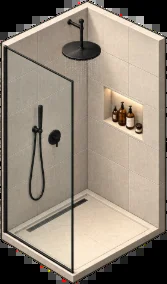
#> input picture assets/office/furniture-src/bath_shower.png, 167 x 284 px
$ python gymfloor.py ../../assets/office/furniture-src/bath_shower.png ../../assets/office/furniture-src/bath_toilet.png
#> lines starting #> are read from the running program, lines starting #| are printed output that depends on the picture
import cv2 as cv, numpy as np, sys
im=cv.imread(sys.argv[1]).astype(np.float32); out=sys.argv[2]
poly=np.array([(0,470),(40,486),(80,503),(120,509),(143,515),(143,628),(120,638),(80,656),(40,667),(0,712)],np.int32)
m=np.zeros(im.shape[:2],np.uint8); cv.fillPoly(m,[poly],255)
#> after `cv.fillPoly(m, [poly], 255)`: m: shape (284, 167); every value is 0
H,W=m.shape; rng=np.random.default_rng(5)
#> after `H, W = m.shape`: H = 284; W = 167
ys,xs=np.mgrid[0:H,0:W].astype(np.float32)
speck=(rng.random((H,W))>0.985).astype(np.float32)*18
n=cv.GaussianBlur(rng.standard_normal((H,W)).astype(np.float32),(0,0),3)*4
# light from the lobby (lower right) and a soft vignette towards the back wall
g=np.clip(0.72+0.0035*(ys-480)+0.001*xs,0.7,1.3)
base=np.array([56,58,60],np.float32)
col=(base[None,None,:]*g[...,None])+n[...,None]+speck[...,None]
# rubber tile seams (~32 px) along the lobby's tile directions, and a shadow along the back wall
u=(xs*0.5-ys*1.0)/1.118; v=(xs*0.62+ys*1.0)/1.176
seam=((np.abs(((u/28.0)%1)-0.5)>0.47)|(np.abs(((v/28.0)%1)-0.5)>0.47)).astype(np.float32)
col=col*(1-0.28*seam[...,None])
top=np.interp(xs,[0,40,80,120,143],[470,486,503,509,515])
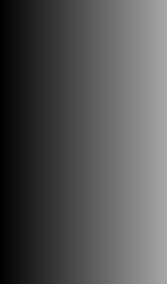
#> xs: shape (284, 167) float32; min 0, max 166, mean 83
sh=np.clip((ys-top)/16.0,0,1)
col=col*(0.55+0.45*sh[...,None])
a=cv.GaussianBlur(m.astype(np.float32)/255,(0,0),1.0)[...,None]
res=col*a+im*(1-a)
cv.imwrite(out,np.clip(res,0,255).astype(np.uint8))

$ run again, on assets/office/furniture-src/bath_toilet_m.png
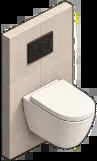
#> input picture assets/office/furniture-src/bath_toilet_m.png, 97 x 161 px
#> m: shape (161, 97); every value is 0
#> `top=np.interp(xs,[0,40,80,120,143],[470,486,503,509,515])`:
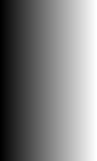
#> xs: shape (161, 97) float32; min 0, max 96, mean 48; drawn with min black and max white

$ run again, on assets/office/furniture-src/bath_vanity.png
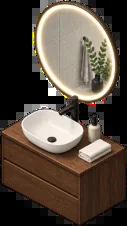
#> input picture assets/office/furniture-src/bath_vanity.png, 127 x 226 px
#> m: shape (226, 127); every value is 0
#> `top=np.interp(xs,[0,40,80,120,143],[470,486,503,509,515])`:
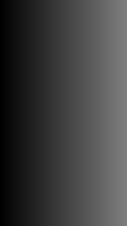
#> xs: shape (226, 127) float32; min 0, max 126, mean 63

$ run again, on assets/office/furniture-src/bath_vanity_m.png
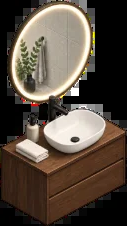
#> input picture assets/office/furniture-src/bath_vanity_m.png, 127 x 226 px
#> m: shape (226, 127); every value is 0
#> `top=np.interp(xs,[0,40,80,120,143],[470,486,503,509,515])`:
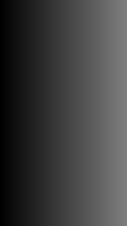
#> xs: shape (226, 127) float32; min 0, max 126, mean 63
